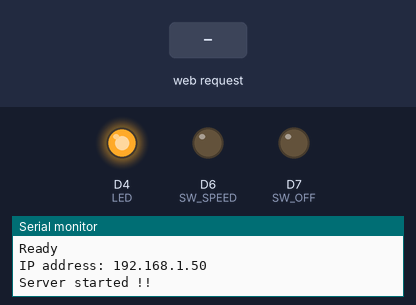
Bench run of a sketch on a simulated ESP8266 (NodeMCU). Shown: output pins drawn as LEDs (lit = HIGH), the last lines printed to the serial monitor. The inputs (shaded band) are chosen by the test bench. WiFi joins after 1.5 s; servers stay silent unless stated.

Above: at 2.7 s.
2.8 s: HTTP request GET /gpio/0 received
At 4.2 s:
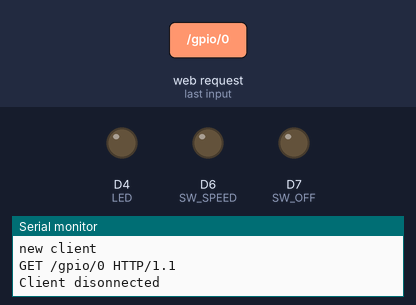
4.5 s: HTTP request GET /gpio/1 received
At 5.4 s:
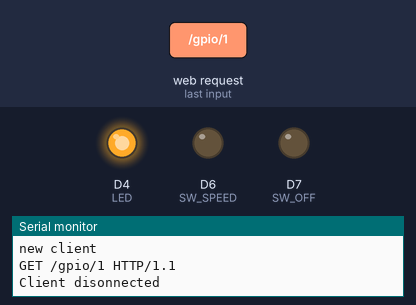
Timing chart, 0 to 7.5 s (numbered marks = the images above; inputs shaded):
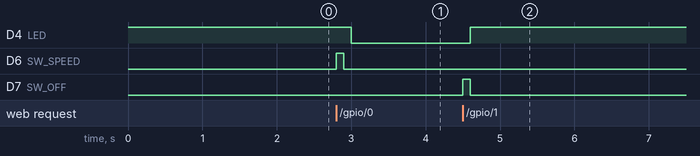

Measured:
- after the input at 2.8 s, D4 (LED): HIGH → LOW after 0.20 s; D6 (SW_SPEED): LOW → HIGH at once, → LOW 0.10 s later
- after the input at 4.5 s, D4 (LED): LOW → HIGH after 0.10 s; D7 (SW_OFF): LOW → HIGH at once, → LOW 0.10 s later

The sketch:

esp8266_python.ino
```cpp
/*
	This sketch demonstrates how to set up a simple HTTP-like server.
	The server will set a GPIO pin depending on the request
	  http://server_ip/gpio/0 will set the GPIO2 low,
	  http://server_ip/gpio/1 will set the GPIO2 high
	server_ip is the IP address of the ESP8266 module, will be
	printed to Serial when the module is connected.
*/

#include "OTA.h"
#include "esp8266 key.h"

#define SW_SPEED D6
#define SW_OFF D7
#define LED D4

WiFiServer server(80);

bool st = false;
String mess = "HTTP/1.1 200 OK\r\nContent-Type: text/html\r\n\r\n";

void setup() {
	Serial.begin(115200);

	pinMode(LED, OUTPUT);
	pinMode(SW_SPEED, OUTPUT);
	pinMode(SW_OFF, OUTPUT);
	digitalWrite(LED, HIGH);
	digitalWrite(SW_SPEED, LOW);
	digitalWrite(SW_OFF, LOW);

	OTA();

	server.begin();
	Serial.println("Server started !!");
}

void loop()
{
	String res;
	ArduinoOTA.handle();
	WiFiClient client = server.available();
	if (!client)
		return;

	Serial.println("new client");
	while (!client.available())
		delay(1);

	String req = client.readStringUntil('\r');
	Serial.println(req);
	client.flush();

	int val;
	if (req.indexOf("/gpio/0") != -1)
	{
		if (st == false)
		{
			val = 0;
			for (int i = 0; i < 1; i++)
			{
				digitalWrite(SW_SPEED, HIGH);
				delay(100);
				digitalWrite(SW_SPEED, LOW);
				delay(100);
			}
			st = true;
			res = mess + "IOT Electric Fan is open !";
		}
		else
			res = mess + "電風扇已經開了喔 ~ !";
	}
	else if (req.indexOf("/gpio/1") != -1)
	{
		if (st == true)
		{
			val = 1;
			digitalWrite(SW_OFF, HIGH);
			delay(100);
			digitalWrite(SW_OFF, LOW);
			st = false;
			res = mess + "IOT Electric Fan is close !";
		}
		else
			res = mess + "電風扇已經關了喔 ~ !";
	}
	else
	{
		Serial.println("invalid request");
		client.stop();
		return;
	}
	digitalWrite(LED, val);

	client.flush();

	client.print(res);
	delay(1);
	Serial.println("Client disonnected");
}
```

OTA.h
```cpp
#include <ESP8266WiFi.h>
#include <ESP8266mDNS.h>
#include <WiFiUdp.h>
#include <ArduinoOTA.h>

#ifndef STASSID
#define STASSID "Arduino"
#define STAPSK "xup6y3pp3150"
#endif

const char *ssid = STASSID;
const char *password = STAPSK;

void OTA(void)
{
	Serial.println("OTA Booting...");
	WiFi.mode(WIFI_STA);
	WiFi.begin(ssid, password);
	while (WiFi.waitForConnectResult() != WL_CONNECTED)
	{
		Serial.println("Connection Failed! Rebooting...");
		delay(5000);
		ESP.restart();
	}

	// Port defaults to 8266
	ArduinoOTA.setPort(8266);

	// Hostname defaults to esp8266-[ChipID]
	ArduinoOTA.setHostname("IOT_Electric_Fan");

	// No authentication by default
	ArduinoOTA.setPassword("0905051611");

	// Password can be set with it's md5 value as well
	// MD5(admin) = 21232f297a57a5a743894a0e4a801fc3
	// ArduinoOTA.setPasswordHash("21232f297a57a5a743894a0e4a801fc3");

	ArduinoOTA.onStart([]() {
		String type;
		if (ArduinoOTA.getCommand() == U_FLASH)
		{
			type = "sketch";
		}
		else
		{ // U_SPIFFS
			type = "filesystem";
		}

		// NOTE: if updating SPIFFS this would be the place to unmount SPIFFS using SPIFFS.end()
		Serial.println("Start updating " + type);
	});
	ArduinoOTA.onEnd([]() {
		Serial.println("\nEnd");
	});
	ArduinoOTA.onProgress([](unsigned int progress, unsigned int total) {
		Serial.printf("Progress: %u%%\r", (progress / (total / 100)));
	});
	ArduinoOTA.onError([](ota_error_t error) {
		Serial.printf("Error[%u]: ", error);
		if (error == OTA_AUTH_ERROR)
		{
			Serial.println("Auth Failed");
		}
		else if (error == OTA_BEGIN_ERROR)
		{
			Serial.println("Begin Failed");
		}
		else if (error == OTA_CONNECT_ERROR)
		{
			Serial.println("Connect Failed");
		}
		else if (error == OTA_RECEIVE_ERROR)
		{
			Serial.println("Receive Failed");
		}
		else if (error == OTA_END_ERROR)
		{
			Serial.println("End Failed");
		}
	});
	ArduinoOTA.begin();
	Serial.println("Ready");
	Serial.print("IP address: ");
	Serial.println(WiFi.localIP());
}
```

esp8266_key.h
```cpp
#define D0 16

#define D1 5

#define D2 4

#define D3 0

#define D4 2

#define D5 14

#define D6 12

#define D7 13

#define D8 15

#define RX 3

#define TX 1
```
